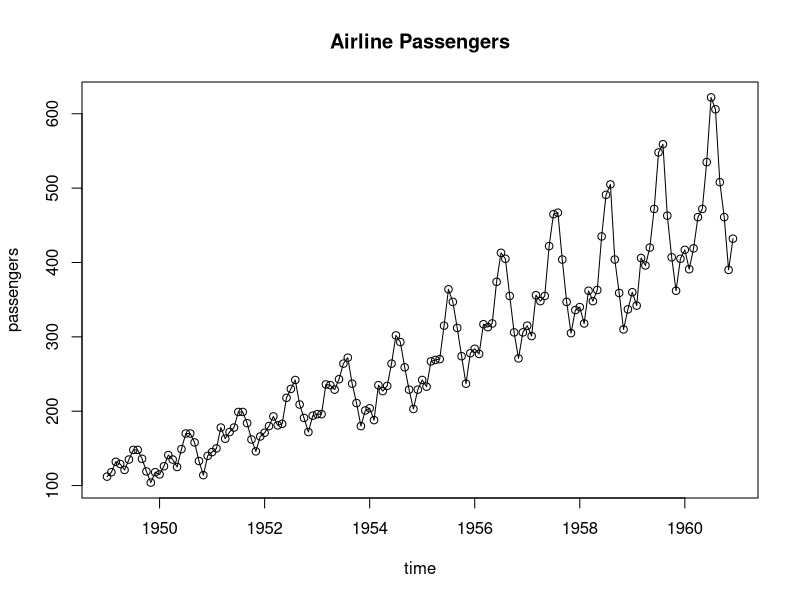
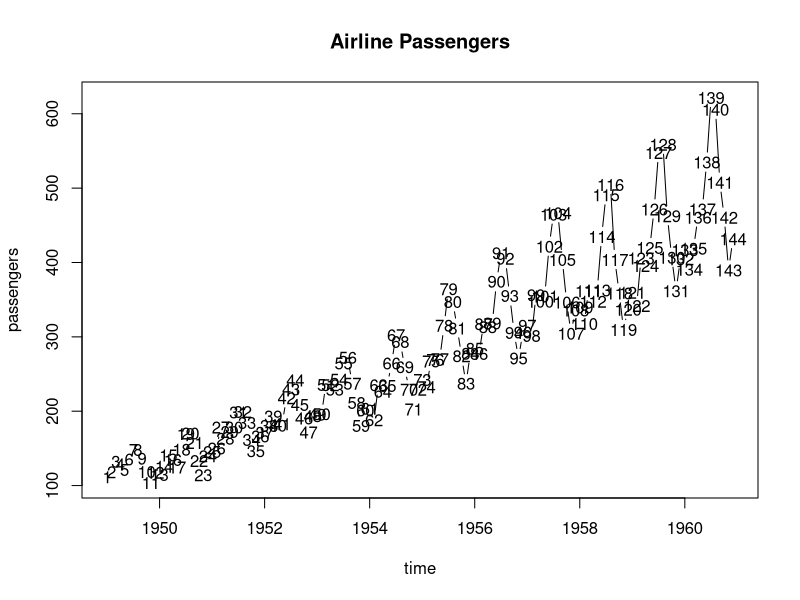
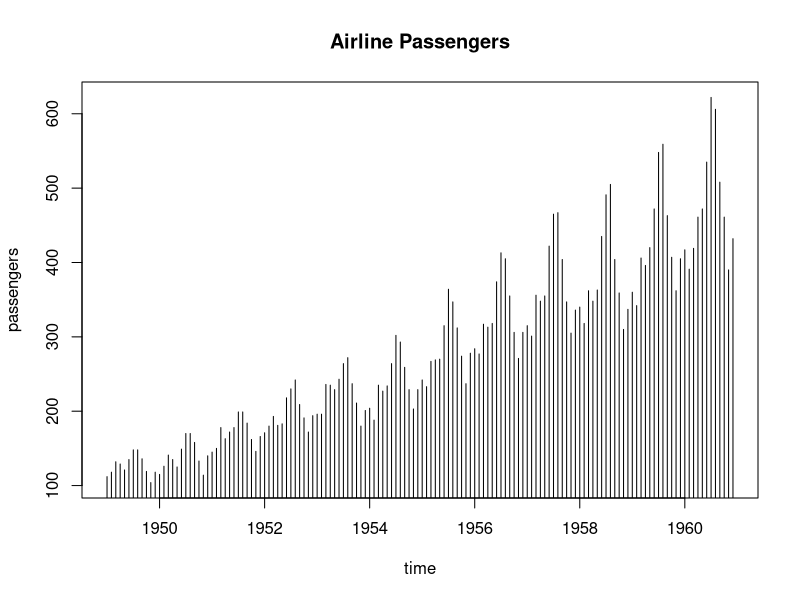
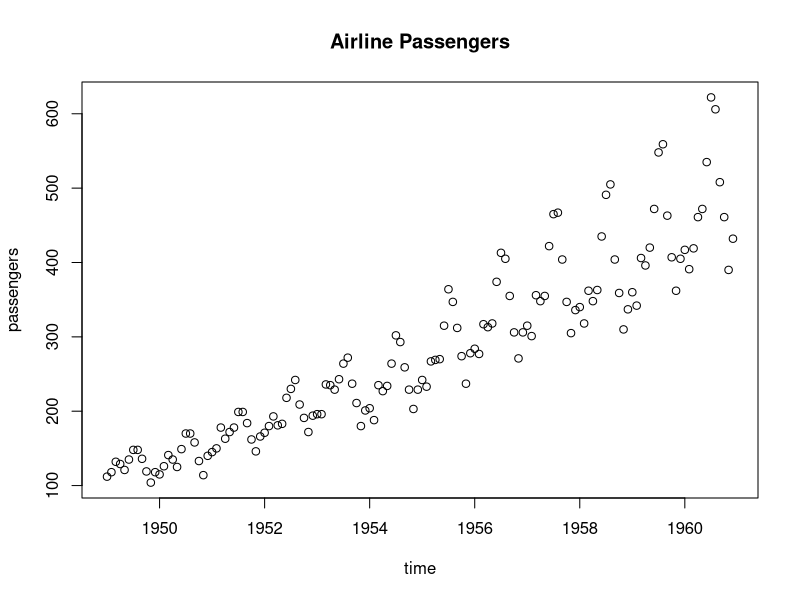
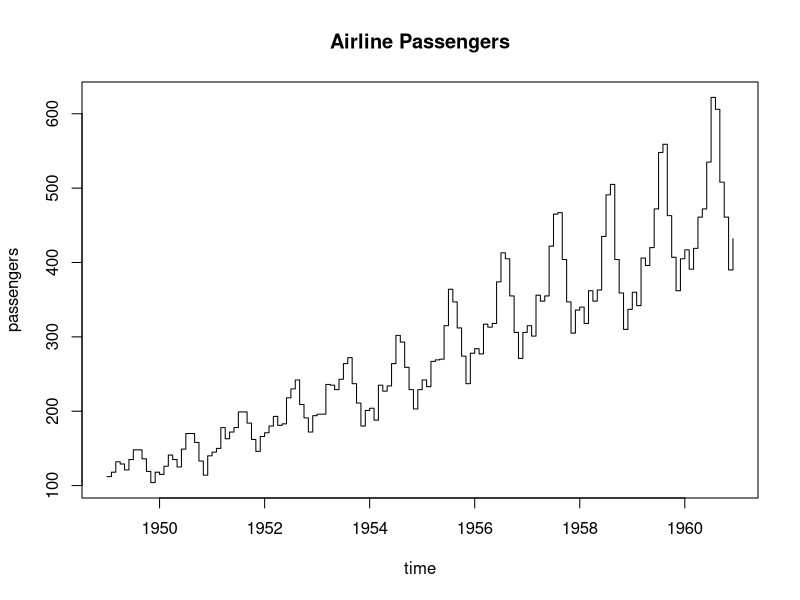
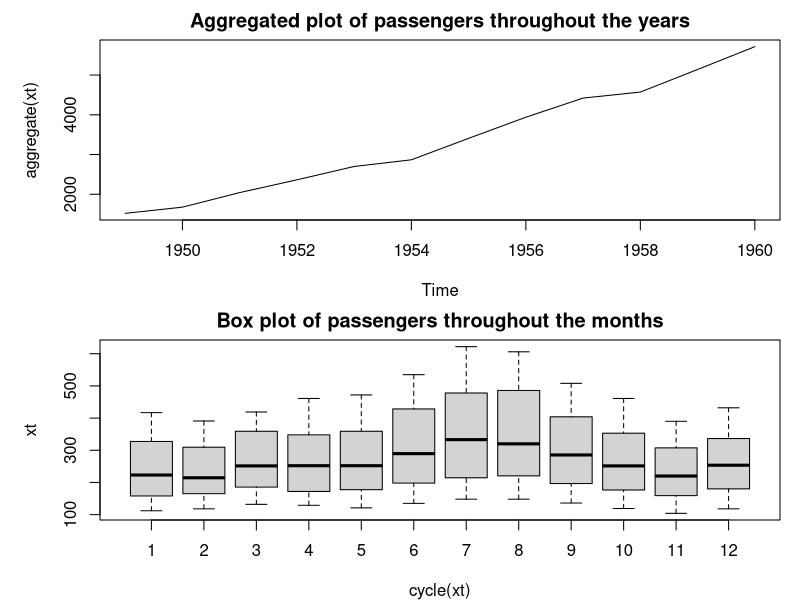
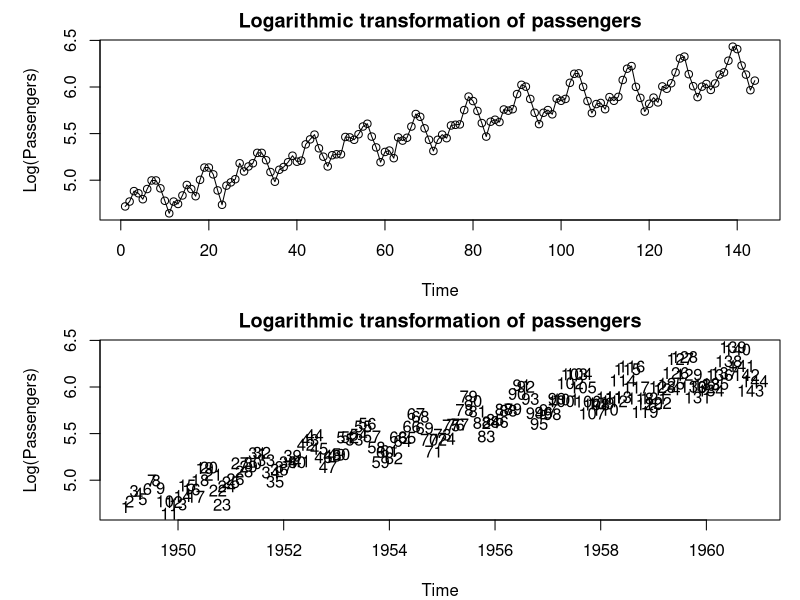
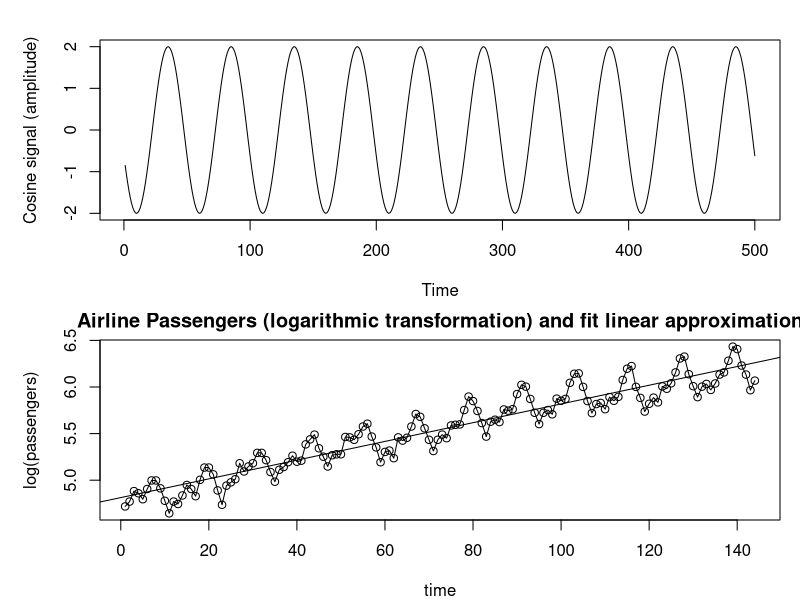

Source code (R) for these figures, in order:
## ---- chunk 1
#1. Importing data files with RStudio & preliminary manipulations.

# Import AirPassengers file from RStudio data

library(readxl)
data("AirPassengers")
AP<- AirPassengers
print("Time series from the AirPassenger dataset (TIME SERIES AP):")
AP
cat("\n")
cat("Class type of the latter time series:", class(AP), "\n")

# Save number of passengers in vector x and date (time) in vector t
x <- as.numeric(AP)
t <- time(AP)

cat("\n")
# Create a time series using the "tseries" package, with periodicity 12 months (frequency=12) and starting from 1949, 
# We will use the same numbers of passengers as given in the AirPassenger data (i.e. "x")
xt<-ts(x,start=1949,frequency=12)
print("Time series created manually, using passengers numbers from AirPassenger dataset (TIME SERIES xt):")
xt
cat("\n")

cat("Class type of the latter time series:", class(xt), "\n")

# xt and AP are two identical time series, just created in two different ways.
## ---- chunk 2
summary(AP)
## ---- chunk 3
# Option 1 for plotting: lines connected through circles
# In this case first argument is time series as one unique element (xt)
plot(xt, main="Airline Passengers", xlab="time", ylab="passengers", type="o")

# Option 2 for plotting: lines connected through numbers
# In this case the time series is composed by the vectors x and t, so both have to be given as first arguments:
# time on x-axis (so t is the 1° argument) and number of passengers on y-axis (so x is the 2° argument)
plot(t, x, main="Airline Passengers", xlab="time", ylab="passengers", type="l")


# Check the help for the “plot” function, in particular the different options for “type”.
help("plot")

# I will try to plot the histogram
plot(xt, main="Airline Passengers", xlab="time", ylab="passengers", type="h")

# Plot only the points
plot(xt, main="Airline Passengers", xlab="time", ylab="passengers", type="p")

# Plot stair steps
plot(xt, main="Airline Passengers", xlab="time", ylab="passengers", type="s")

## ---- chunk 4
# Another interesting option is to use "aggregate" and "cycle" to make a yearly summary:
layout(1:2, heights = c(4, 4))  # we add "heights" parameter so that the scale of y-axis is bigger and we are able to see more values on the y-axis (otherwise we could only see the minimum values) 
par(mar = c(4, 5, 2, 1))  # more room for y-axis labels
plot(aggregate(xt), main="Aggregated plot of passengers throughout the years") #aggregate collapses the series by applying a summarizing function (by default sum) over each cycle
                    #for example with monthly & yearly data like in AirPassengers dataset, it groups all months of each year together so that we can visualize the total number of passengers for each year

boxplot(xt~cycle(xt), main="Box plot of passengers throughout the months") #Create box plots of the time series grouped by its seasonal cycle (12 monhts)
## ---- chunk 5

y<-log(x)
y

plot (y, main = "Logarithmic transformation of passengers", xlab="Time", ylab="Log(Passengers)",type="o")

# I will plot also omitting the "t" so that all the numbers disappear, to have a clearer view of the trend
plot (t, y, main = "Logarithmic transformation of passengers", xlab="Time", ylab="Log(Passengers)",type="o")

## ---- chunk 6

t2<-1:500
c<-2*cos(2*pi*t2/50+0.6*pi)
plot(t2, c, type="l", xlab="Time", ylab="Cosine signal (amplitude)")
## ---- chunk 7
t3<-1:144 # create a simple time index:
line=lm(y~t3) # fits a linear regression model (fit the best straight line through the data)
summary(line)

plot(t3, y, main="Airline Passengers (logarithmic transformation) and fit linear approximation", type="o", xlab="time", ylab="log(passengers)");
abline(line) #Adds the fitted regression line on top of the plot

#To extract the trend to the logarithmic data we can do:
y<-log(x)
lm(y~t3)
trend<-0.01005*t3+4.81367
trend
z<-y-trend #z=residuals of the time series after log transforming and extracting the linear trend.
z
plot.ts(z, main="Residuals from fitting linearly the Logarithmic Airline Passengers")
## ---- chunk 8
# To eliminate seasonality of z we can do:
dim(z)<-c(12,12)
z

#We have converted the series in a matrix where rows are data of the same month.
#Now we compute monthly row means, the global mean and the seasonal component.
e<-apply(z,1,mean) 
ee<-mean(e)
s<-e-ee
plot(s,main = "Seasonal components per month", ylab="Seasonal effect", xlab="Month", type="o")

#We have now captured the seasonal component. Now we do:
est<-array(s,144)
est
plot(est,main = "Seasonal pattern over time", ylab = "Seasonal effect", xlab = "Time",type="o")

dim(z)<-144
u<-z-est
u
plot(u, main="Irregular component (detrended and deseasonalized series)", xlab="Time index", ylab="Residual value", type="o")

## ---- chunk 9
#Given x, the following instruction applies a moving average of order q=1 to the series: 
v3<-filter(x, sides=2,rep(1,3)/3) #It replaces each observation with the average of its neighbors. So noise is reduced → smoother curve.

v5<-filter(x, sides=2, rep(1,5)/5)
v7<-filter(x, sides=2, rep(1,7)/7)

plot(x, type="l", main = "Moving average smoothing", xlab="Time", ylab="Number of passengers", col="grey")
lines(v3, col="blue")
lines(v5, col="red")
lines(v7, col="green")

legend("topleft",
       legend = c("Original series",
                  "MA(3)",
                  "MA(5)",
                  "MA(7)"),
       col = c("grey","blue","red","green"),
       lty = 1,
       lwd = 2)

## ---- chunk 10
y<-log(x)
dy<-diff(y) #first order difference
dy
plot(dy, type="o", main="First difference of log(passengers)", xlab="Time", ylab="Change in log(passengers)")

de<-diff(y, lag=12) #differences of order 12
plot(de, type="o", main="Seasonal difference (lag 12)", xlab="Time", ylab="Seasonally differenced log(passengers)")

de<-diff(y,12,2) #second differences of order 12
plot(de, type="o", main="Second differences (lag 12)", xlab="Time", ylab="Second differenced log(passengers)")


y<-log(x)
dy12<-diff(y, lag=12)
#plot (dy12, xlab="time", ylab="passengers", type="o")
ddy12<-diff(dy12)
plot(ddy12, type="o", main="First and seasonal difference of log(passengers)", xlab="Time", ylab="Differenced log(passengers)")
## ---- chunk 11
plot (decompose(xt))
## ---- chunk 12
dec<-decompose(xt, type="additive")
plot(dec)

trend<-dec$trend
seasonal<-dec$seasonal
random<-dec$random

layout(1:3)
plot(trend)
plot(seasonal)
plot(random)
## ---- chunk 13
knitr::opts_chunk$set(echo = TRUE, message = FALSE, warning = FALSE)
library(readxl)
library(tseries)
set.seed(1)
## ---- chunk 14
# AirPassengers is a built-in monthly `ts` object
AP <- AirPassengers
class(AP)
summary(AP)
head(AP)
## ---- chunk 15
n <- 1000
z1 <- rnorm(n)
plot(z1[1:200], type = "l", main = "Gaussian white noise (sample)")
hist(z1, probability = TRUE, main = "Histogram of standard normal sample")
x <- seq(-4, 4, length = 200)
lines(x, dnorm(x), col = "red")
## ---- chunk 16
# Gaussian white noise with non-zero mean and larger sd
n <- 10000
z3 <- rnorm(n, mean = 10, sd = 5)
plot(z3[1:400], type = "l", main = "Gaussian white noise (mean=10, sd=5)")
hist(z3, probability = TRUE, main = "Histogram (mean=10, sd=5)")
lines(density(z3), col = "blue")

# Corrected: use consistent variable for sample size
n_large <- 10000
z <- rnorm(n_large, mean = 5, sd = 2)
acf(z, main = "Correlogram of Gaussian white noise (mean=5, sd=2)")
## ---- chunk 17
# simulate a simple random walk and inspect trajectory and differences
n <- 1000
set.seed(1)
z_rw <- rnorm(n)
rw <- cumsum(z_rw)
plot(rw, type = "o", main = "Random walk (n=1000)", xlab = "Time", ylab = "Value")

# replicate with different seeds in a 3-row layout
layout(matrix(1:3, nrow = 3))
for (m in 1:3) {
  set.seed(m)
  z_tmp <- rnorm(n)
  rw_tmp <- cumsum(z_tmp)
  plot(rw_tmp, type = "o", main = paste("Random walk with seed", m), xlab = "Time")
}
layout(1)

# alternative construction (iterative) for larger n
n2 <- 10000
w <- rnorm(n2)
x_alt <- numeric(n2)
x_alt[1] <- w[1]
for (t in 2:n2) x_alt[t] <- x_alt[t-1] + w[t]
plot(x_alt, type = "l", main = "Random walk (iterative, n=10000)")

# first difference of a random walk is (approximately) iid noise
acf(diff(x_alt), main = "Correlogram of first difference of random walk")
